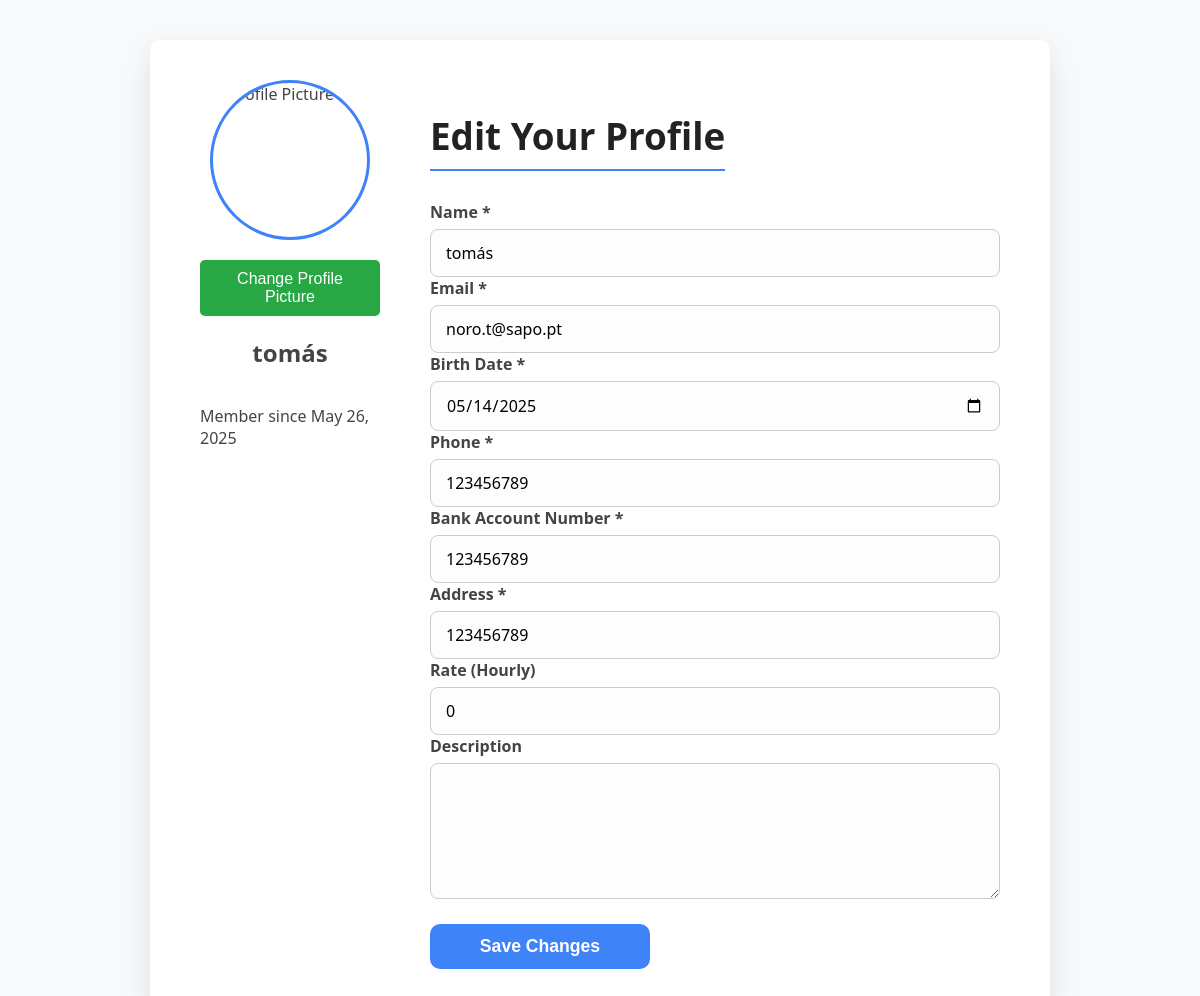
Screenshot of /Pages/edit_profile.php (signed in) with the database file from the repository.
### tables this page shows
CREATE TABLE "User" (
    id INTEGER PRIMARY KEY AUTOINCREMENT NOT NULL,
    name TEXT NOT NULL,
    email TEXT NOT NULL UNIQUE,
    password TEXT NOT NULL,
    created_at TEXT,
    level INTEGER NOT NULL DEFAULT 0,
    birth_date TEXT NOT NULL,
    profile_picture_id INTEGER,
    phone TEXT NOT NULL,
    nr_bank_account TEXT NOT NULL,
    address TEXT NOT NULL,
    rate INTEGER DEFAULT 0 NOT NULL, 
    description TEXT DEFAULT '',
    user_type TEXT NOT NULL DEFAULT 'user',
    FOREIGN KEY (profile_picture_id) REFERENCES Images(id)
        ON DELETE SET NULL
);

### Utils/Session.php (called while the page is built, shortened)
<?php
  class Session {
    public function getId() : ?int {
      return isset($_SESSION['id']) ? $_SESSION['id'] : null;
    }
  }
?>

### database/userClass.php (called while the page is built, shortened)
<?php
class User {
    public function __construct(
        int $id,
        string $name,
        string $email,
        string $password,
        string $created_at,
        int $level,
        string $birth_date,
        string $phone,
        string $nr_bank_account,
        string $address,
        int $rate = 0,
        ?string $description,
        string $user_type,
        ?int $profile_picture_id = null
    )
    {
        $this->name = $name;
        $this->email = $email;
        $this->created_at = $created_at;
        $this->birth_date = $birth_date;
        $this->phone = $phone;
        $this->nr_bank_account = $nr_bank_account;
        $this->address = $address;
        $this->rate = $rate;
        $this->profile_picture_id = $profile_picture_id;
    }
    static function getUser(PDO $db, int $id) : ?User {
        $stmt = $db->prepare('
            SELECT id, name, email, password, created_at, level, birth_date, phone, nr_bank_account, address, rate, description, user_type, profile_picture_id
            FROM User
            WHERE id = ?
        ');
        $stmt->execute(array($id));
        $user = $stmt->fetch();
        return new User(
            $user['id'],
            $user['name'],
            $user['email'],
            $user['password'],
            $user['created_at'],
            $user['level'],
            $user['birth_date'],
            $user['phone'],
            $user['nr_bank_account'],
            $user['address'],
            $user['rate'],
            $user['description'],
            $user['user_type'],
            $user['profile_picture_id'] ?? null
        );
    }
}
?>

### Pages/edit_profile.php (the view, shortened to what this page needs)
<?php
require_once(__DIR__ . '/../Utils/Session.php');
require_once(__DIR__ . '/../database/connection.php');
require_once(__DIR__ . '/../database/userClass.php');
$session = new Session();
$db = getDatabaseConnection();
$user = User::getUser($db, (int)$session->getId());
?>
<!DOCTYPE html>
<html lang="en">
<head>
    <link rel="stylesheet" href="../css/edit_profile.css" />
</head>
<body>
  <div class="profile-edit-container">
    <aside class="profile-sidebar">
        <div class="profile-picture">
            <?php $imageId = $user->profile_picture_id ?? null;
                  $imageIdString = (string)$imageId; ?>
            <?php if ($imageId): ?>
                <img src="../Actions/images/originals/<?= htmlspecialchars($imageIdString) ?>.jpg" alt="Profile Picture" />
            <?php else: ?>
                <img src="../assets/icons/default-avatar.png" alt="Profile Picture" />
            <?php endif; ?>
        </div>
        <form action="upload_image.php" method="get">
            <button type="submit" style="
                background-color: #28a745; /* Green */
                color: white;
                border: none;
                padding: 10px 20px;
                border-radius: 5px;
                cursor: pointer;
                font-size: 16px;
            ">
                Change Profile Picture
            </button>
        </form>
        <h2><?= htmlspecialchars($user->name) ?></h2>
        <p>Member since <?= htmlspecialchars(date('F j, Y', strtotime($user->created_at))) ?></p>
    </aside>
    <section class="profile-edit-form">
        <h1>Edit Your Profile</h1>
        <form method="POST" action="../Actions/Action_Edit_Profile.php">
            <label for="name">Name *</label>
            <input type="text" id="name" name="name" required value="<?= htmlspecialchars($user->name) ?>" />
            <label for="email">Email *</label>
            <input type="email" id="email" name="email" required value="<?= htmlspecialchars($user->email) ?>" />
            <label for="birth_date">Birth Date *</label>
            <input type="date" id="birth_date" name="birth_date" required value="<?= htmlspecialchars($user->birth_date) ?>" />
            <label for="phone">Phone *</label>
            <input type="tel" id="phone" name="phone" required value="<?= htmlspecialchars($user->phone) ?>" />
            <label for="nr_bank_account">Bank Account Number *</label>
            <input type="text" id="nr_bank_account" name="nr_bank_account" required value="<?= htmlspecialchars($user->nr_bank_account) ?>" />
            <label for="address">Address *</label>
            <input type="text" id="address" name="address" required value="<?= htmlspecialchars($user->address) ?>" />
            <label for="rate">Rate (Hourly)</label>
            <input type="number" id="rate" name="rate" step="0.01" min="0" value="<?= htmlspecialchars($user->rate !== null ? (string)$user->rate : '') ?>" />
            <label for="description">Description</label>
            <textarea id="description" name="description" rows="5"><?= htmlspecialchars($user->description ?? '') ?></textarea>
            <button type="submit" class="save-btn">Save Changes</button>
        </form>
    </section>
  </div>
</body>
</html>

### css/edit_profile.css (style rules this page uses)
* { box-sizing: border-box; }
body { margin: 0; min-height: 100vh; font-family: 'Segoe UI', Tahoma, Geneva, Verdana, sans-serif; background-color: #f8f9fa; display: flex; justify-content: center; align-items: flex-start; padding: 40px 20px; }
.profile-edit-container { display: flex; max-width: 900px; width: 100%; background: #fff; border-radius: 10px; box-shadow: 0 12px 28px rgba(0, 0, 0, 0.1); padding: 40px 50px; gap: 50px; align-items: flex-start; }
.profile-sidebar { flex: 0 0 180px; display: flex; flex-direction: column; align-items: center; color: #444; }
.profile-picture { width: 160px; height: 160px; border-radius: 50%; overflow: hidden; border: 3px solid #3f83f8; margin-bottom: 20px; align-self: center; }
.profile-picture img { width: 100%; height: 100%; object-fit: cover; }
.profile-edit-form { flex: 1; display: flex; flex-direction: column; }
.profile-edit-form h1 { margin-bottom: 30px; font-weight: 700; font-size: 2.3rem; color: #222; border-bottom: 2px solid #3f83f8; padding-bottom: 8px; width: fit-content; }
label { font-weight: 600; font-size: 1rem; color: #444; margin-bottom: 6px; display: block; }
input[type="text"], input[type="email"], input[type="number"], input[type="tel"], input[type="date"], textarea { font-size: 1rem; padding: 12px 15px; border-radius: 8px; border: 1.8px solid #ccc; background: #fdfdfd; transition: border-color 0.3s ease; width: 100%; font-family: 'Segoe UI', Tahoma, Geneva, Verdana, sans-serif; resize: vertical; }
textarea { min-height: 100px; }
button.save-btn { width: 220px; align-self: flex-start; padding: 12px 0; font-weight: 700; font-size: 1.1rem; border: none; border-radius: 10px; background-color: #3f83f8; color: white; cursor: pointer; transition: background-color 0.25s ease; margin-top: 20px; }

### rows the page displays
user: name "tomás", created_at "May 26, 2025", email "noro.t@sapo.pt", birth_date "05/14/2025", phone "123456789", nr_bank_account "123456789", address "123456789", rate "0"
